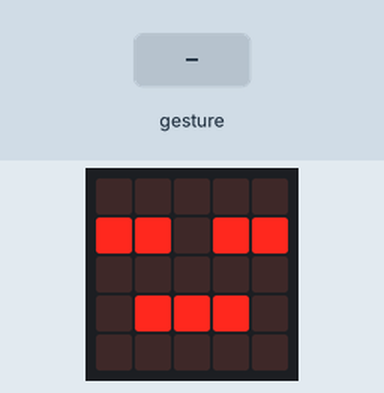
A program run on a simulated BBC micro:bit running MicroPython. Shown: the board's 5×5 LED display. Inputs (shaded band) come from the test bench. A tilt is held for 1.5 s and a shake lasts 1 s, then the board lies face up again.

Above: at 1.2 s.
1.3 s: gesture 'shake'
At 2.2 s:
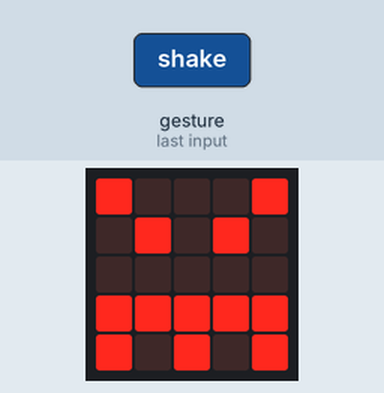
3.9 s: gesture 'up'
At 5.1 s:
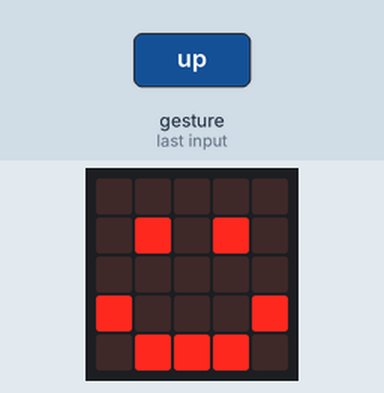
Timing chart, 0 to 6.9 s (numbered marks = the images above; inputs shaded):
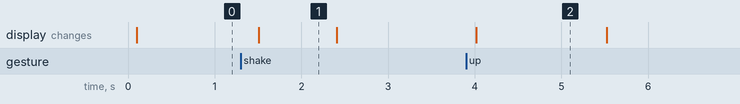

The program:

microbit_gestures.py
```python
from microbit import *


while True:
    if accelerometer.was_gesture('shake'):
        display.show(Image.ANGRY)
    elif accelerometer.was_gesture('face up'):
        display.show(Image.ASLEEP)
    elif accelerometer.was_gesture('up'):
        display.show(Image.HAPPY)
    sleep(100)
```

Measured:
- after the input at 1.3 s, the display: changes after 0.21 s (image 1)
- after the input at 3.9 s, the display: changes after 0.12 s (image 2)
- what the display in image 1 shows lasts 0.9 s, from 1.5 s to 2.4 s
- what the display in image 2 shows lasts 1.5 s, from 4.0 s to 5.5 s
